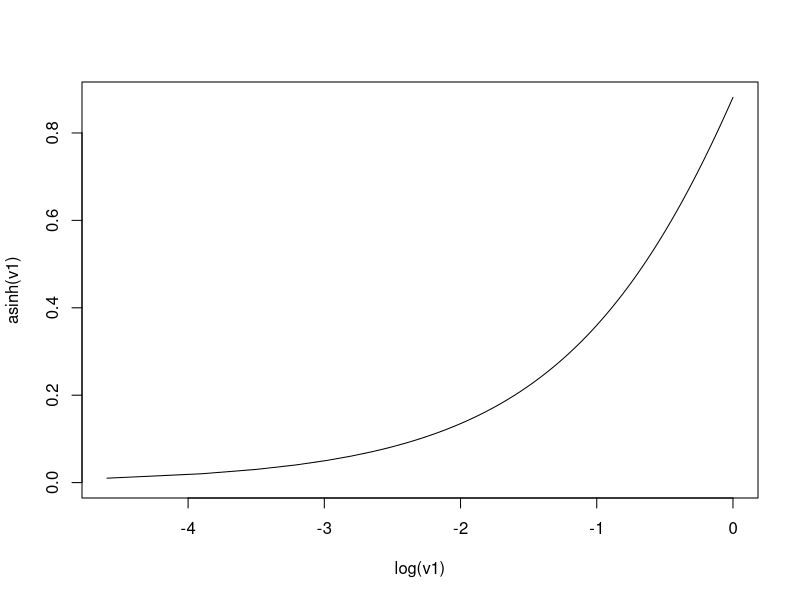
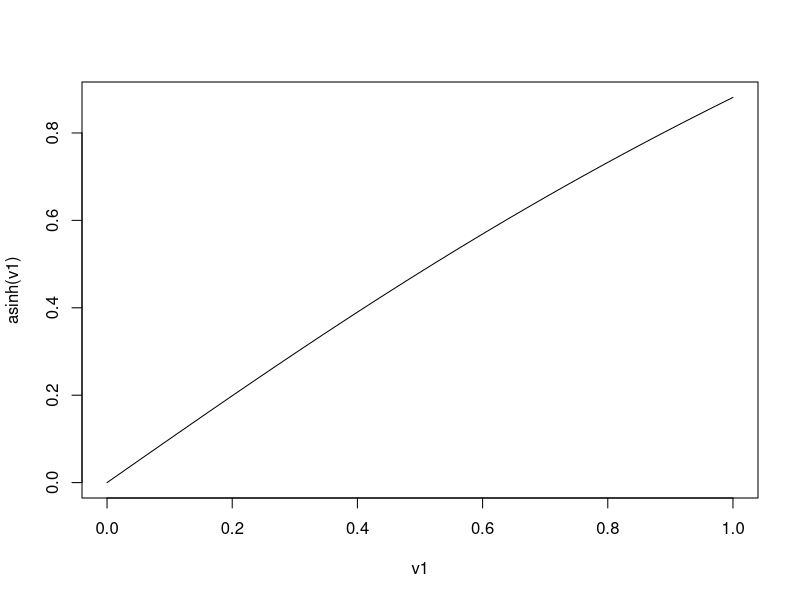
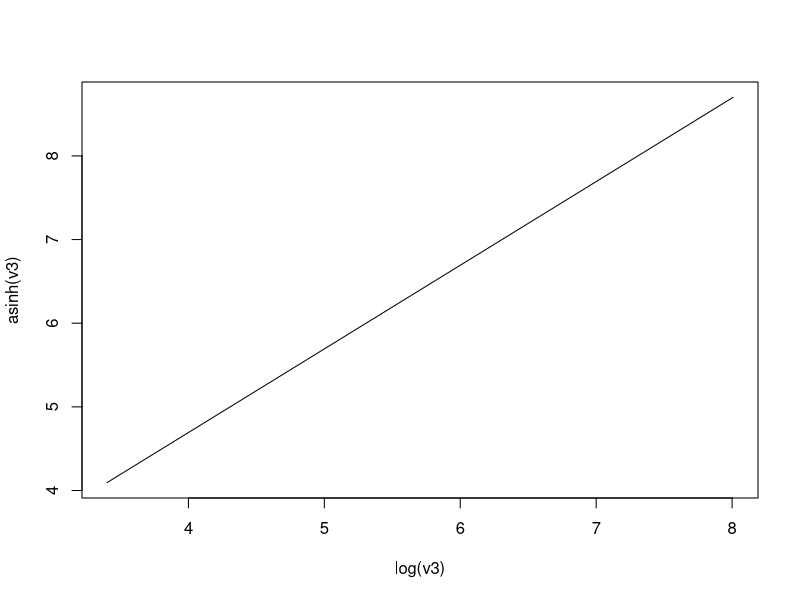

R code for these plots, in order:
#5.3.1
mx  = c(0, 0, 0, 1, 1, 1)
my  = c(1, 0, 1, 1, 0, 1)
mz  = c(1, 1, 1, 0, 1, 1)


v1 = seq(0, 1, length.out = 100)
plot(log(v1), asinh(v1), type = 'l')
plot(v1, asinh(v1), type = 'l')
v3 = seq(30, 3000, length = 100)
plot(log(v3), asinh(v3), type= 'l')
